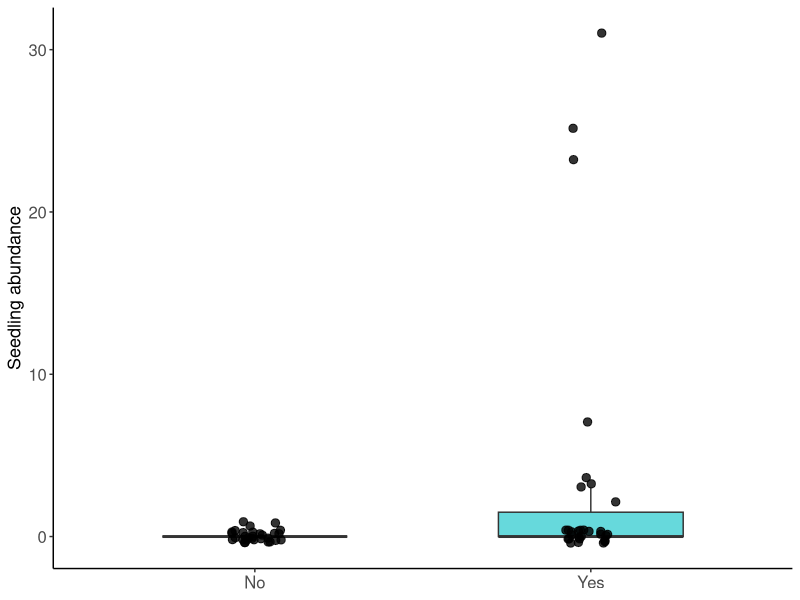
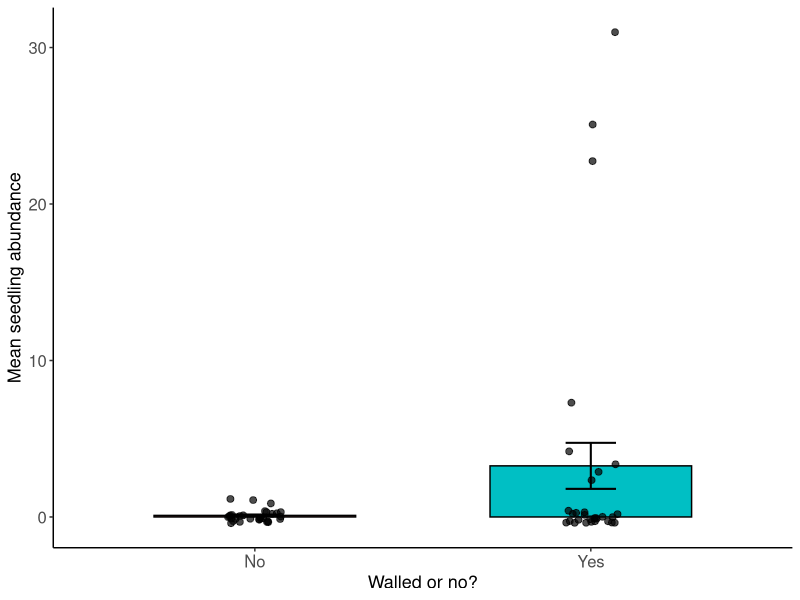
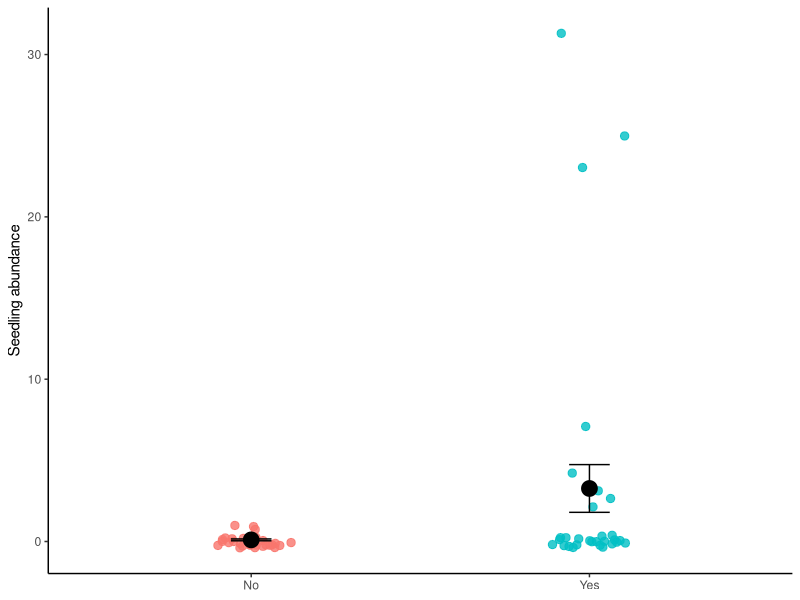
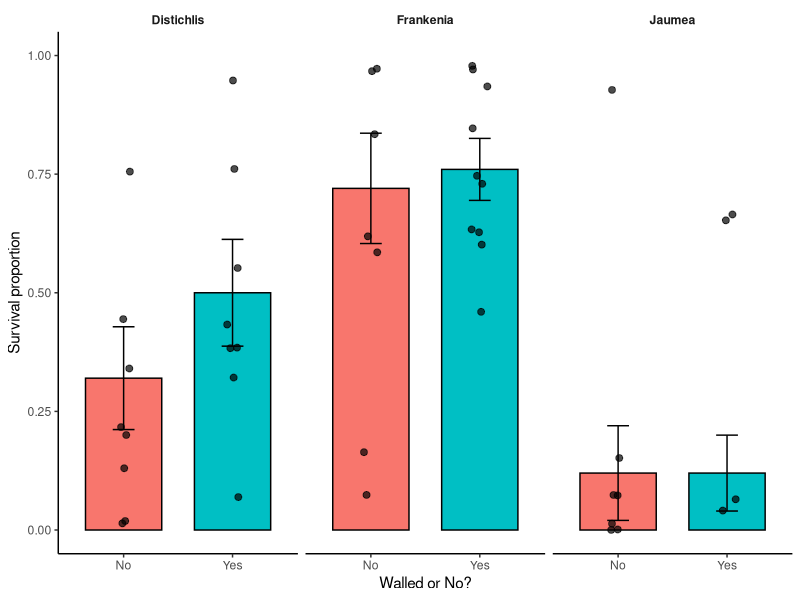

Recreate these plots in R, in order.
rm(list=ls())


library(dplyr)
library(ggplot2)
library(tidyverse)

dat<-read.csv("WalledGardens.csv")

long_dat <- dat %>%
  pivot_longer(
    cols = c(SeedlingsQ1, AdultsQ1,
             SeedlingsQ2.5, AdultsQ2.5,
             SeedlingsQ4, AdultsQ4),
    names_to = c("LifeStage", "Quadrat"),
    names_pattern = "(Seedlings|Adults)Q(.+)",
    values_to = "Count"
  ) %>%
  mutate(
    Quadrat = factor(Quadrat,
                     levels = c("1", "2.5", "4")),
    Walled = factor(Walled,
                    levels = c("No", "Yes"))
  )

head(long_dat)

glm(Count ~ Walled, family = poisson(), 
    data = filter(long_dat, LifeStage == "Seedlings"))

library(glmmTMB)

mod<-glmmTMB(
  Count ~ Walled + (1 | `Number..E.to.W.`),
  family = poisson(),
  data = filter(long_dat, LifeStage == "Seedlings")
)

car::Anova(mod)

library(ggplot2)

seedlings <- long_dat %>%
  filter(LifeStage == "Seedlings")

ggplot(seedlings,
       aes(x = Walled, y = Count, fill = Walled)) +
  geom_boxplot(width = 0.55,
               alpha = 0.6,
               outlier.shape = NA) +
  geom_jitter(width = 0.08,
              size = 2.5,
              alpha = 0.8) +
  labs(
    x = NULL,
    y = "Seedling abundance"
  ) +
  theme_classic() +
  theme(
    legend.position = "none",
    axis.text = element_text(size = 12),
    axis.title = element_text(size = 13)
  )

ggplot(seedlings,
       aes(x = Walled, y = Count, fill = Walled)) +
  stat_summary(fun = mean,
               geom = "bar",
               width = 0.6,
               color = "black") +
  stat_summary(fun.data = mean_se,
               geom = "errorbar",
               width = 0.15,
               linewidth = 0.7) +
  geom_jitter(width = 0.08,
              size = 2,
              alpha = 0.7) +
  labs(
    x = "Walled or no?",
    y = "Mean seedling abundance"
  ) +
  theme_classic() +
  theme(
    legend.position = "none",
    axis.text = element_text(size = 12),
    axis.title = element_text(size = 13)
  )

ggplot(seedlings,
       aes(Walled, Count, color = Walled)) +
  geom_jitter(width = 0.12,
              size = 2.5,
              alpha = 0.8) +
  stat_summary(fun = mean,
               geom = "point",
               size = 5,
               color = "black") +
  stat_summary(fun.data = mean_se,
               geom = "errorbar",
               width = 0.12,
               color = "black") +
  labs(
    x = NULL,
    y = "Seedling abundance"
  ) +
  theme_classic() +
  theme(
    legend.position = "none"
  )

library(dplyr)

seedlings <- long_dat %>%
  filter(LifeStage == "Seedlings")

seedlings %>%
  group_by(Walled) %>%
  summarise(
    mean = mean(Count),
    sd = sd(Count),
    se = sd(Count)/sqrt(n()),
    median = median(Count),
    min = min(Count),
    max = max(Count),
    n = n()
  )


mod.nb <- glmmTMB(
  Count ~ Walled + (1 | Number..E.to.W.),
  family = nbinom2(),
  data = filter(long_dat, LifeStage == "Seedlings")
)

summary(mod.nb)
AIC(mod, mod.nb)






##### Survival of species #####
library(tidyverse)

surv <- dat %>%
  select(
    Garden = `Number..E.to.W.`,
    Walled,
    Distichlis,
    Frankenia,
    Jaumea
  ) %>%
  pivot_longer(
    cols = c(Distichlis, Frankenia, Jaumea),
    names_to = "Species",
    values_to = "Alive"
  ) %>%
  mutate(
    Dead = 5 - Alive,
    Survival = Alive / 5,
    Garden = factor(Garden),
    Walled = factor(Walled, levels = c("No", "Yes")),
    Species = factor(Species)
  )

head(surv)

library(glmmTMB)

mod_surv <- glmmTMB(
  cbind(Alive, Dead) ~ Walled * Species +
    (1 | Garden),
  family = binomial,
  data = surv
)

summary(mod_surv)
car::Anova(mod_surv)

library(ggplot2)

ggplot(surv,
       aes(x = Walled, y = Survival, fill = Walled)) +
  stat_summary(fun = mean,
               geom = "bar",
               width = 0.7,
               color = "black") +
  stat_summary(fun.data = mean_se,
               geom = "errorbar",
               width = 0.2) +
  geom_jitter(width = 0.08,
              size = 2,
              alpha = 0.7) +
  facet_wrap(~Species) +
  scale_y_continuous(limits = c(0, 1)) +
  labs(
    x = "Walled or No?",
    y = "Survival proportion"
  ) +
  theme_classic() +
  theme(
    legend.position = "none",
    strip.background = element_blank(),
    strip.text = element_text(face = "bold")
  )

mod_surv2 <- glmmTMB(
  cbind(Alive, Dead) ~ Walled + Species +
    (1 | Garden),
  family = binomial,
  data = surv
)

summary(mod_surv2)
car::Anova(mod_surv2)

library(emmeans)

emmeans(mod_surv2, pairwise ~ Species, type = "response")

emmeans(mod_surv2, pairwise ~ Walled, type = "response")

## analyze each species seprately
mod.frank <- glmmTMB(
  cbind(Alive, Dead) ~ Walled + (1|Garden),
  family = binomial,
  data = filter(surv, Species == "Frankenia")
)

car::Anova(mod.frank)

mod.dist <- glmmTMB(
  cbind(Alive, Dead) ~ Walled + (1|Garden),
  family = binomial,
  data = filter(surv, Species == "Distichlis")
)

car::Anova(mod.dist)

mod.jaum <- glmmTMB(
  cbind(Alive, Dead) ~ Walled + (1|Garden),
  family = binomial,
  data = filter(surv, Species == "Jaumea")
)

car::Anova(mod.jaum)



library(tidyr)

paired_seedlings <- seedlings %>%
  select(`Number..E.to.W.`, Quadrat, Walled, Count) %>%
  pivot_wider(
    names_from = Walled,
    values_from = Count
  ) %>%
  drop_na()

# If approximately normal
t.test(
  paired_seedlings$Yes,
  paired_seedlings$No,
  paired = TRUE
)

# If not normal (recommended for count data)
wilcox.test(
  paired_seedlings$Yes,
  paired_seedlings$No,
  paired = TRUE,
  exact = FALSE
)



##### Effect of groundwater influence #####

seedlings <- seedlings %>%
  mutate(
    GroundwaterInfluenced = factor(Groundwater.influenced)
  )

mod.gw <- glmmTMB(
  Count ~ Walled + GroundwaterInfluenced +
    (1 | Number..E.to.W.),
  family = nbinom2(),
  data = seedlings
)

summary(mod.gw)
car::Anova(mod.gw)

mod.gw.int <- glmmTMB(
  Count ~ Walled * GroundwaterInfluenced +
    (1 | Number..E.to.W.),
  family = nbinom2(),
  data = seedlings
)

summary(mod.gw.int)
car::Anova(mod.gw.int)

library(emmeans)
emmeans(mod.gw.int, pairwise ~ Walled | GroundwaterInfluenced,
        type = "response")

with(seedlings, table(GroundwaterInfluenced, Walled))

aggregate(
  Count ~ GroundwaterInfluenced + Walled,
  data = seedlings,
  summary
)
